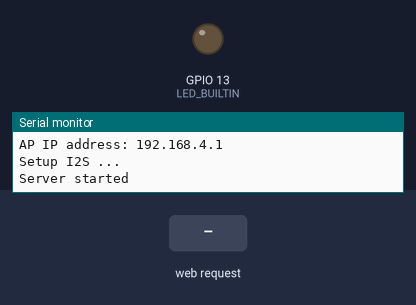
This sketch was run on a simulated ESP32. On the bench: output pins drawn as LEDs (lit = HIGH), the last lines printed to the serial monitor. The inputs (shaded band) are chosen by the test bench. I2S audio is not simulated (input reads silence).

Above: at 1.7 s.
1.8 s: HTTP request GET /H received
At 2.4 s:
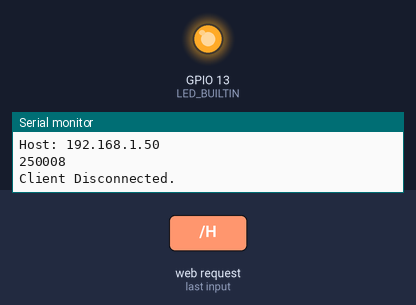
3.3 s: HTTP request GET /L received
At 4.7 s:
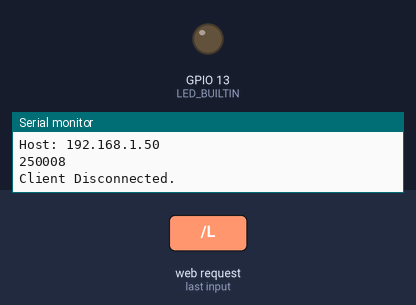
Timing chart, 0 to 6.3 s (numbered marks = the images above; inputs shaded):
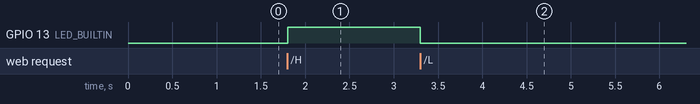

Measured:
- after the input at 1.8 s, GPIO 13 (LED_BUILTIN): LOW → HIGH at once
- after the input at 3.3 s, GPIO 13 (LED_BUILTIN): HIGH → LOW at once

The sketch:

WiFiAccessPoint-digitalMic-sketch.ino
```cpp
/*
  WiFiAccessPoint.ino creates a WiFi access point and provides a web server on it.

  Steps:
  1. Connect to the access point "yourAp"
  2. Point your web browser to http://192.168.4.1/H to turn the LED on or http://192.168.4.1/L to turn it off
     OR
     Run raw TCP "GET /H" and "GET /L" on PuTTY terminal with 192.168.4.1 as IP address and 80 as port

  Created for arduino-esp32 on 04 July, 2018
  by Elochukwu Ifediora (fedy0)
*/

#include <WiFi.h>
#include <WiFiClient.h>
#include <WiFiAP.h>
#include <driver/i2s.h>
#define I2S_WS 15
#define I2S_SD 13
#define I2S_SCK 2

#define I2S_PORT I2S_NUM_0

#define LED_BUILTIN 13   // Set the GPIO pin where you connected your test LED or comment this line out if your dev board has a built-in LED
#define array_size 5000
#define sampling_rate 2000


// Set these to your desired credentials.
const char *ssid = "yourAP";
const char *password = "yourPassword";

/*const int mic1 = 34;
const int mic2 = 33; // right-front
int mic3 = 32; // left-back
int mic4 = 35; // left-front

// Variable to hold analog values from mic
int mic1_values[array_size];
int mic2_values[array_size];
int mic3_values[array_size];*/
int mic1_values[array_size];

int checkTime;
long long int prev = 0;

WiFiServer server(80);

void i2s_install(){
  const i2s_config_t i2s_config = {
    .mode = i2s_mode_t(I2S_MODE_MASTER | I2S_MODE_RX),
    .sample_rate = 44100,
    .bits_per_sample = i2s_bits_per_sample_t(16),
    .channel_format = I2S_CHANNEL_FMT_ONLY_LEFT,
    .communication_format = i2s_comm_format_t(I2S_COMM_FORMAT_I2S | I2S_COMM_FORMAT_I2S_MSB),
    .intr_alloc_flags = 0, // default interrupt priority
    .dma_buf_count = 8,
    .dma_buf_len = 64,
    .use_apll = false
  };

  i2s_driver_install(I2S_PORT, &i2s_config, 0, NULL);
}

void i2s_setpin(){
  const i2s_pin_config_t pin_config = {
    .bck_io_num = I2S_SCK,
    .ws_io_num = I2S_WS,
    .data_out_num = -1,
    .data_in_num = I2S_SD
  };

  i2s_set_pin(I2S_PORT, &pin_config);
}

void setup() {
  pinMode(LED_BUILTIN, OUTPUT);

  Serial.begin(115200);
  Serial.println();
  Serial.println("Configuring access point...");

  // You can remove the password parameter if you want the AP to be open.
  WiFi.softAP(ssid, password);
  IPAddress myIP = WiFi.softAPIP();
  Serial.print("AP IP address: ");
  Serial.println(myIP);
  server.begin();

  Serial.println("Setup I2S ...");

  i2s_install();
  i2s_setpin();
  i2s_start(I2S_PORT);
  delay(500);

  Serial.println("Server started");
}

void loop() {

  WiFiClient client = server.available();   // listen for incoming clients

  if (client) {                             // if you get a client,
    Serial.println("New Client.");           // print a message out the serial port
    String currentLine = "";                // make a String to hold incoming data from the client
    while (client.connected()) {            // loop while the client's connected
      if (client.available()) {             // if there's bytes to read from the client,
        char c = client.read();             // read a byte, then
        Serial.write(c);                    // print it out the serial monitor
        if (c == '\n') {                    // if the byte is a newline character

          // if the current line is blank, you got two newline characters in a row.
          // that's the end of the client HTTP request, so send a response:
          if (currentLine.length() == 0) {
            // HTTP headers always start with a response code (e.g. HTTP/1.1 200 OK)
            // and a content-type so the client knows what's coming, then a blank line:
            client.println("HTTP/1.1 200 OK");
            client.println("Content-type:text/html");
            client.println();

            // the content of the HTTP response follows the header:
            client.print("Click <a href=\"/H\">here</a> to turn ON the LED.<br>");
            client.print("Click <a href=\"/L\">here</a> to turn OFF the LED.<br>");

            prev = micros();
            int32_t sample = 0;
            for(int i=0; i<array_size; i++)
            {
              int bytes = i2s_pop_sample(I2S_PORT, (char*)&sample, portMAX_DELAY);
              if(bytes > 0){
                Serial.println(sample);
              }
              mic1_values[i] = sample;

              //delayMicroseconds(1000000/sampling_rate);
            }
            prev = micros() - prev;
            Serial.println(prev);
            client.print("<div id = 'output123'>");
            for(int i=0; i<array_size; i++)
            {
                client.print("<br>");
                client.print(mic1_values[i]);
            }
            client.print("</div>");

            // The HTTP response ends with another blank line:
            client.println();
            // break out of the while loop:
            break;
          } else {    // if you got a newline, then clear currentLine:
            currentLine = "";
          }
        } else if (c != '\r') {  // if you got anything else but a carriage return character,
          currentLine += c;      // add it to the end of the currentLine
        }

        // Check to see if the client request was "GET /H" or "GET /L":
        if (currentLine.endsWith("GET /H")) {
          digitalWrite(LED_BUILTIN, HIGH);               // GET /H turns the LED on
        }
        if (currentLine.endsWith("GET /L")) {
          digitalWrite(LED_BUILTIN, LOW);                // GET /L turns the LED off
        }

      }

    }
    // close the connection:
    client.stop();
    Serial.println("Client Disconnected.");
  }


}
```
